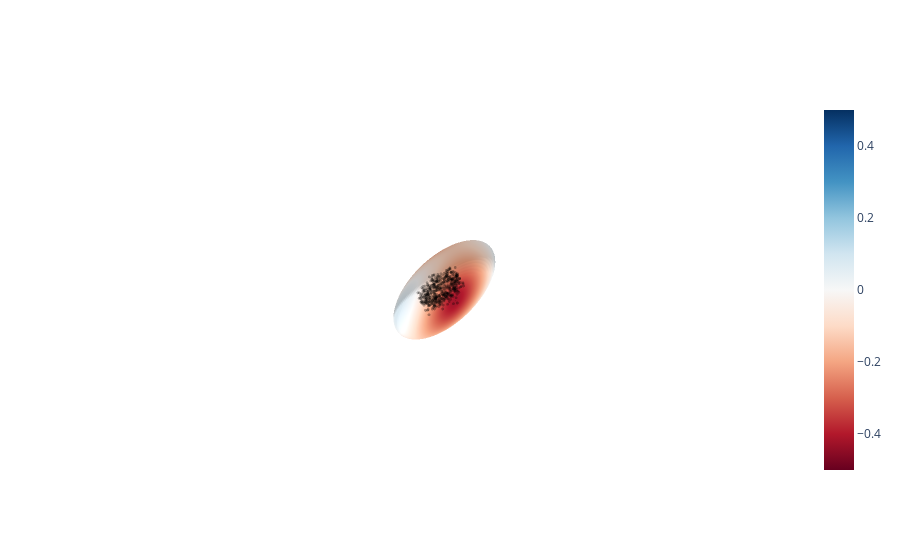

The notebook cell saved with this chart:
### Code cell
import plotly.graph_objects as go

def plot_ellipsoid_plotly(a, b, c, yaw, pitch, roll, points, r=0.62, show_gt=True):
    u, v = torch.linspace(0, 2 * torch.pi, 80), torch.linspace(0, torch.pi, 40)
    u, v = torch.meshgrid(u, v, indexing="ij")
    x = a * torch.cos(u) * torch.sin(v)
    y = b * torch.sin(u) * torch.sin(v)
    z = c * torch.cos(v)

    # Rotation
    angles = torch.tensor([yaw, pitch, roll])
    R = rotation_matrix_3d(torch.deg2rad(angles))
    ellipsoid = torch.stack([x, y, z], dim=-1).reshape(-1, 3).T.double()  # (3, N)
    rotated = (R @ ellipsoid).T.reshape(x.shape + (3,))

    # Residuals for color
    ellipsoid_xyz = rotated.reshape(-1, 3).T
    radii = torch.norm(ellipsoid_xyz, dim=0)
    residuals = (radii - r).reshape(rotated.shape[:2]).cpu().numpy()

    surface = go.Surface(
        x=rotated[..., 0].cpu().numpy(),
        y=rotated[..., 1].cpu().numpy(),
        z=rotated[..., 2].cpu().numpy(),
        surfacecolor=residuals,
        colorscale='RdBu',
        cmin=-0.5,
        cmax=0.5,
        opacity=0.99,
        showscale=True
    )

    # Noisy points (rotated)
    pts = (R @ points.double()).detach().cpu().numpy()/3
    scatter = go.Scatter3d(
        x=pts[0], y=pts[1], z=pts[2],
        mode='markers',
        marker=dict(size=1, color='black', opacity=0.3)
    )

    # Optional: GT sphere wireframe
    if show_gt:
        u_gt, v_gt = torch.meshgrid(torch.linspace(0, 2*torch.pi, 40), torch.linspace(0, torch.pi, 20))
        x_gt = r * torch.cos(u_gt) * torch.sin(v_gt)
        y_gt = r * torch.sin(u_gt) * torch.sin(v_gt)
        z_gt = r * torch.cos(v_gt)
        sphere = go.Surface(
            x=x_gt, y=y_gt, z=z_gt,
            showscale=False,
            opacity=0.1,
            colorscale=[[0, "gray"], [1, "gray"]],
            surfacecolor=torch.zeros_like(x_gt)
        )
        data = [surface, scatter, sphere]
    else:
        data = [surface, scatter]

    fig = go.Figure(data=data)
    fig.update_layout(scene=dict(
        xaxis=dict(range=[-1, 1]),
        yaxis=dict(range=[-1, 1]),
        zaxis=dict(range=[-1, 1]),
        aspectmode='cube'
    ))
    fig.update_layout(
        scene = dict(
            xaxis = dict(visible=False),
            yaxis = dict(visible=False),
            zaxis =dict(visible=False)
            )
        )
    return fig
fig = plot_ellipsoid_plotly(a, b, c, yaw, pitch, roll, points, r=0.62, show_gt=False)
fig.show()

### Figure 1 — Plotly figure (JSON) as saved in the notebook; plotly's stock layout.template omitted (floating-point values rounded to 4 significant figures; data arrays with more than 128 entries replaced by an {"elided": "..."} marker saying what was removed)
{"data": [{"cmax": 0.5, "cmin": -0.5, "colorscale": [[0, "rgb(103,0,31)"], [0.1, "rgb(178,24,43)"], [0.2, "rgb(214,96,77)"], [0.3, "rgb(244,165,130)"], [0.4, "rgb(253,219,199)"], [0.5, "rgb(247,247,247)"], [0.6, "rgb(209,229,240)"], [0.7, "rgb(146,197,222)"], [0.8, "rgb(67,147,195)"], [0.9, "rgb(33,102,172)"], [1, "rgb(5,48,97)"]], "opacity": 0.99, "showscale": true, "surfacecolor": {"elided": "80x40 float values"}, "type": "surface", "x": {"elided": "80x40 float values"}, "y": {"elided": "80x40 float values"}, "z": {"elided": "80x40 float values"}}, {"marker": {"color": "black", "opacity": 0.3, "size": 1}, "mode": "markers", "type": "scatter3d", "x": {"elided": "500 float values"}, "y": {"elided": "500 float values"}, "z": {"elided": "500 float values"}}], "layout": {"scene": {"aspectmode": "cube", "xaxis": {"range": [-1, 1], "visible": false}, "yaxis": {"range": [-1, 1], "visible": false}, "zaxis": {"range": [-1, 1], "visible": false}}}}
